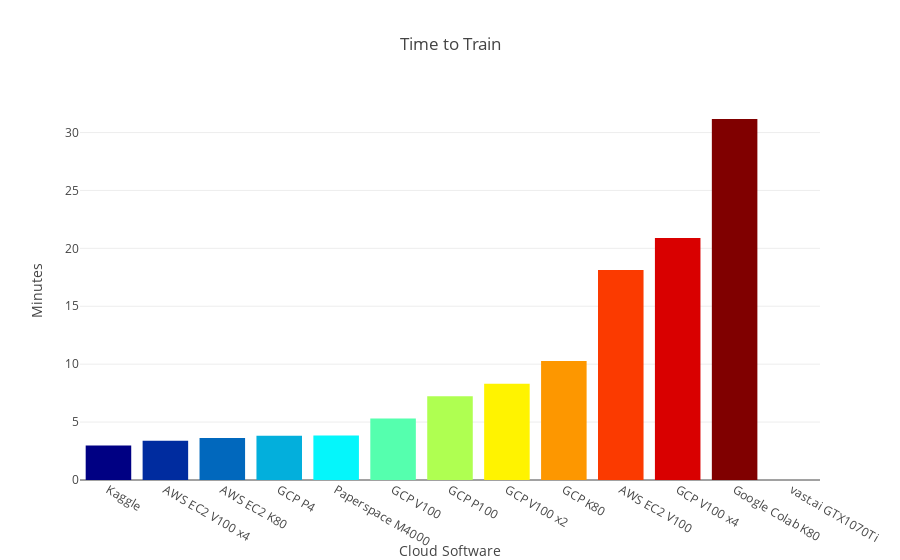

The code cell stored with this chart in its notebook:
### Code cell
cmax=200
cmin=50
color_s = np.linspace(cmin, cmax, 12)

data = [
    go.Bar(
        x=df.short_names,          
        y=df['Wall Time'],
        marker=dict(
            colorscale='Jet',
            color=color_s,
        ),
    )
]

layout = {
    'title': 'Time to Train',
    'xaxis': {'title': 'Cloud Software', 'tickmode': 'linear'},
    'yaxis': {'title': "Minutes"}
}

fig = go.Figure(data=data, layout=layout)
py.iplot(fig)

### Figure 1 — Plotly figure (JSON) as saved in the notebook; plotly's stock layout.template omitted (floating-point values rounded to 4 significant figures)
{"data": [{"marker": {"color": [50, 63.64, 77.27, 90.91, 104.5, 118.2, 131.8, 145.5, 159.1, 172.7, 186.4, 200], "colorscale": "Jet"}, "x": ["Kaggle", "AWS EC2 V100 x4", "AWS EC2 K80", "GCP P4", "Paperspace M4000", "GCP V100", "GCP P100", "GCP V100 x2", "GCP K80", "AWS EC2 V100", "GCP V100 x4", "Google Colab K80", "vast.ai GTX1070Ti"], "type": "bar", "y": [2.97, 3.38, 3.63, 3.83, 3.85, 5.32, 7.23, 8.3, 10.28, 18.13, 20.9, 31.17, null], "uid": "c4fba1de-0451-43e1-bb61-f3719ca9967f"}], "layout": {"yaxis": {"title": {"text": "Minutes"}}, "xaxis": {"tickmode": "linear", "title": {"text": "Cloud Software"}}, "title": {"text": "Time to Train"}}}
